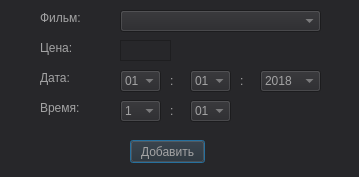
<?xml version="1.0" encoding="UTF-8"?>
<ui version="4.0">
 <class>addschedule</class>
 <widget class="QDialog" name="addschedule">
  <property name="geometry">
   <rect>
    <x>0</x>
    <y>0</y>
    <width>359</width>
    <height>177</height>
   </rect>
  </property>
  <property name="sizePolicy">
   <sizepolicy hsizetype="Fixed" vsizetype="Fixed">
    <horstretch>0</horstretch>
    <verstretch>0</verstretch>
   </sizepolicy>
  </property>
  <property name="maximumSize">
   <size>
    <width>359</width>
    <height>177</height>
   </size>
  </property>
  <property name="windowTitle">
   <string>Кино</string>
  </property>
  <property name="styleSheet">
   <string notr="true">background-color: rgb(39, 39, 42);
color: rgb(163, 163, 164);</string>
  </property>
  <widget class="QPushButton" name="pushButton_4">
   <property name="geometry">
    <rect>
     <x>130</x>
     <y>140</y>
     <width>75</width>
     <height>23</height>
    </rect>
   </property>
   <property name="text">
    <string>Добавить</string>
   </property>
  </widget>
  <widget class="QTextEdit" name="textEdit">
   <property name="geometry">
    <rect>
     <x>120</x>
     <y>40</y>
     <width>51</width>
     <height>21</height>
    </rect>
   </property>
   <property name="verticalScrollBarPolicy">
    <enum>Qt::ScrollBarAlwaysOff</enum>
   </property>
  </widget>
  <widget class="QLabel" name="label_2">
   <property name="geometry">
    <rect>
     <x>40</x>
     <y>70</y>
     <width>61</width>
     <height>16</height>
    </rect>
   </property>
   <property name="styleSheet">
    <string notr="true">background-color: rgb(39, 39, 42);
font: 75 12pt &quot;Arial&quot;;
color: rgb(163, 163, 164);</string>
   </property>
   <property name="text">
    <string>Дата:</string>
   </property>
  </widget>
  <widget class="QLabel" name="label_9">
   <property name="geometry">
    <rect>
     <x>40</x>
     <y>40</y>
     <width>51</width>
     <height>16</height>
    </rect>
   </property>
   <property name="styleSheet">
    <string notr="true">background-color: rgb(39, 39, 42);
font: 75 12pt &quot;Arial&quot;;
color: rgb(163, 163, 164);</string>
   </property>
   <property name="text">
    <string>Цена:</string>
   </property>
  </widget>
  <widget class="QLabel" name="label_3">
   <property name="geometry">
    <rect>
     <x>40</x>
     <y>100</y>
     <width>61</width>
     <height>16</height>
    </rect>
   </property>
   <property name="styleSheet">
    <string notr="true">background-color: rgb(39, 39, 42);
font: 75 12pt &quot;Arial&quot;;
color: rgb(163, 163, 164);</string>
   </property>
   <property name="text">
    <string>Время:</string>
   </property>
  </widget>
  <widget class="QLabel" name="label_8">
   <property name="geometry">
    <rect>
     <x>170</x>
     <y>70</y>
     <width>16</width>
     <height>21</height>
    </rect>
   </property>
   <property name="styleSheet">
    <string notr="true">background-color: rgb(39, 39, 42);
font: 75 18pt &quot;Arial&quot;;
color: rgb(163, 163, 164);</string>
   </property>
   <property name="text">
    <string>:</string>
   </property>
  </widget>
  <widget class="QComboBox" name="comboBox_2">
   <property name="geometry">
    <rect>
     <x>120</x>
     <y>70</y>
     <width>41</width>
     <height>22</height>
    </rect>
   </property>
   <item>
    <property name="text">
     <string>01</string>
    </property>
   </item>
   <item>
    <property name="text">
     <string>02</string>
    </property>
   </item>
   <item>
    <property name="text">
     <string>03</string>
    </property>
   </item>
   <item>
    <property name="text">
     <string>04</string>
    </property>
   </item>
   <item>
    <property name="text">
     <string>05</string>
    </property>
   </item>
   <item>
    <property name="text">
     <string>06</string>
    </property>
   </item>
   <item>
    <property name="text">
     <string>07</string>
    </property>
   </item>
   <item>
    <property name="text">
     <string>08</string>
    </property>
   </item>
   <item>
    <property name="text">
     <string>09</string>
    </property>
   </item>
   <item>
    <property name="text">
     <string>10</string>
    </property>
   </item>
   <item>
    <property name="text">
     <string>11</string>
    </property>
   </item>
   <item>
    <property name="text">
     <string>12</string>
    </property>
   </item>
   <item>
    <property name="text">
     <string>13</string>
    </property>
   </item>
   <item>
    <property name="text">
     <string>14</string>
    </property>
   </item>
   <item>
    <property name="text">
     <string>15</string>
    </property>
   </item>
   <item>
    <property name="text">
     <string>16</string>
    </property>
   </item>
   <item>
    <property name="text">
     <string>17</string>
    </property>
   </item>
   <item>
    <property name="text">
     <string>18</string>
    </property>
   </item>
   <item>
    <property name="text">
     <string>19</string>
    </property>
   </item>
   <item>
    <property name="text">
     <string>20</string>
    </property>
   </item>
   <item>
    <property name="text">
     <string>21</string>
    </property>
   </item>
   <item>
    <property name="text">
     <string>22</string>
    </property>
   </item>
   <item>
    <property name="text">
     <string>23</string>
    </property>
   </item>
   <item>
    <property name="text">
     <string>24</string>
    </property>
   </item>
   <item>
    <property name="text">
     <string>25</string>
    </property>
   </item>
   <item>
    <property name="text">
     <string>26</string>
    </property>
   </item>
   <item>
    <property name="text">
     <string>27</string>
    </property>
   </item>
   <item>
    <property name="text">
     <string>28</string>
    </property>
   </item>
   <item>
    <property name="text">
     <string>29</string>
    </property>
   </item>
   <item>
    <property name="text">
     <string>30</string>
    </property>
   </item>
   <item>
    <property name="text">
     <string>31</string>
    </property>
   </item>
  </widget>
  <widget class="QComboBox" name="comboBox">
   <property name="geometry">
    <rect>
     <x>190</x>
     <y>70</y>
     <width>41</width>
     <height>22</height>
    </rect>
   </property>
   <item>
    <property name="text">
     <string>01</string>
    </property>
   </item>
   <item>
    <property name="text">
     <string>02</string>
    </property>
   </item>
   <item>
    <property name="text">
     <string>03</string>
    </property>
   </item>
   <item>
    <property name="text">
     <string>04</string>
    </property>
   </item>
   <item>
    <property name="text">
     <string>05</string>
    </property>
   </item>
   <item>
    <property name="text">
     <string>06</string>
    </property>
   </item>
   <item>
    <property name="text">
     <string>07</string>
    </property>
   </item>
   <item>
    <property name="text">
     <string>08</string>
    </property>
   </item>
   <item>
    <property name="text">
     <string>09</string>
    </property>
   </item>
   <item>
    <property name="text">
     <string>10</string>
    </property>
   </item>
   <item>
    <property name="text">
     <string>11</string>
    </property>
   </item>
   <item>
    <property name="text">
     <string>12</string>
    </property>
   </item>
  </widget>
  <widget class="QComboBox" name="comboBox_3">
   <property name="geometry">
    <rect>
     <x>260</x>
     <y>70</y>
     <width>61</width>
     <height>22</height>
    </rect>
   </property>
   <item>
    <property name="text">
     <string>2018</string>
    </property>
   </item>
   <item>
    <property name="text">
     <string>2019</string>
    </property>
   </item>
  </widget>
  <widget class="QLabel" name="label_10">
   <property name="geometry">
    <rect>
     <x>240</x>
     <y>70</y>
     <width>16</width>
     <height>21</height>
    </rect>
   </property>
   <property name="styleSheet">
    <string notr="true">background-color: rgb(39, 39, 42);
font: 75 18pt &quot;Arial&quot;;
color: rgb(163, 163, 164);</string>
   </property>
   <property name="text">
    <string>:</string>
   </property>
  </widget>
  <widget class="QLabel" name="label_11">
   <property name="geometry">
    <rect>
     <x>170</x>
     <y>100</y>
     <width>16</width>
     <height>21</height>
    </rect>
   </property>
   <property name="styleSheet">
    <string notr="true">background-color: rgb(39, 39, 42);
font: 75 18pt &quot;Arial&quot;;
color: rgb(163, 163, 164);</string>
   </property>
   <property name="text">
    <string>:</string>
   </property>
  </widget>
  <widget class="QComboBox" name="comboBox_4">
   <property name="geometry">
    <rect>
     <x>190</x>
     <y>100</y>
     <width>41</width>
     <height>22</height>
    </rect>
   </property>
   <item>
    <property name="text">
     <string>01</string>
    </property>
   </item>
   <item>
    <property name="text">
     <string>02</string>
    </property>
   </item>
   <item>
    <property name="text">
     <string>03</string>
    </property>
   </item>
   <item>
    <property name="text">
     <string>04</string>
    </property>
   </item>
   <item>
    <property name="text">
     <string>05</string>
    </property>
   </item>
   <item>
    <property name="text">
     <string>06</string>
    </property>
   </item>
   <item>
    <property name="text">
     <string>07</string>
    </property>
   </item>
   <item>
    <property name="text">
     <string>08</string>
    </property>
   </item>
   <item>
    <property name="text">
     <string>09</string>
    </property>
   </item>
   <item>
    <property name="text">
     <string>10</string>
    </property>
   </item>
   <item>
    <property name="text">
     <string>11</string>
    </property>
   </item>
   <item>
    <property name="text">
     <string>12</string>
    </property>
   </item>
   <item>
    <property name="text">
     <string>13</string>
    </property>
   </item>
   <item>
    <property name="text">
     <string>14</string>
    </property>
   </item>
   <item>
    <property name="text">
     <string>15</string>
    </property>
   </item>
   <item>
    <property name="text">
     <string>16</string>
    </property>
   </item>
   <item>
    <property name="text">
     <string>17</string>
    </property>
   </item>
   <item>
    <property name="text">
     <string>18</string>
    </property>
   </item>
   <item>
    <property name="text">
     <string>19</string>
    </property>
   </item>
   <item>
    <property name="text">
     <string>20</string>
    </property>
   </item>
   <item>
    <property name="text">
     <string>21</string>
    </property>
   </item>
   <item>
    <property name="text">
     <string>22</string>
    </property>
   </item>
   <item>
    <property name="text">
     <string>23</string>
    </property>
   </item>
   <item>
    <property name="text">
     <string>24</string>
    </property>
   </item>
   <item>
    <property name="text">
     <string>25</string>
    </property>
   </item>
   <item>
    <property name="text">
     <string>26</string>
    </property>
   </item>
   <item>
    <property name="text">
     <string>27</string>
    </property>
   </item>
   <item>
    <property name="text">
     <string>28</string>
    </property>
   </item>
   <item>
    <property name="text">
     <string>29</string>
    </property>
   </item>
   <item>
    <property name="text">
     <string>30</string>
    </property>
   </item>
   <item>
    <property name="text">
     <string>31</string>
    </property>
   </item>
   <item>
    <property name="text">
     <string>32</string>
    </property>
   </item>
   <item>
    <property name="text">
     <string>33</string>
    </property>
   </item>
   <item>
    <property name="text">
     <string>34</string>
    </property>
   </item>
   <item>
    <property name="text">
     <string>35</string>
    </property>
   </item>
   <item>
    <property name="text">
     <string>36</string>
    </property>
   </item>
   <item>
    <property name="text">
     <string>37</string>
    </property>
   </item>
   <item>
    <property name="text">
     <string>38</string>
    </property>
   </item>
   <item>
    <property name="text">
     <string>39</string>
    </property>
   </item>
   <item>
    <property name="text">
     <string>40</string>
    </property>
   </item>
   <item>
    <property name="text">
     <string>41</string>
    </property>
   </item>
   <item>
    <property name="text">
     <string>42</string>
    </property>
   </item>
   <item>
    <property name="text">
     <string>43</string>
    </property>
   </item>
   <item>
    <property name="text">
     <string>44</string>
    </property>
   </item>
   <item>
    <property name="text">
     <string>45</string>
    </property>
   </item>
   <item>
    <property name="text">
     <string>46</string>
    </property>
   </item>
   <item>
    <property name="text">
     <string>47</string>
    </property>
   </item>
   <item>
    <property name="text">
     <string>48</string>
    </property>
   </item>
   <item>
    <property name="text">
     <string>49</string>
    </property>
   </item>
   <item>
    <property name="text">
     <string>50</string>
    </property>
   </item>
   <item>
    <property name="text">
     <string>51</string>
    </property>
   </item>
   <item>
    <property name="text">
     <string>52</string>
    </property>
   </item>
   <item>
    <property name="text">
     <string>53</string>
    </property>
   </item>
   <item>
    <property name="text">
     <string>54</string>
    </property>
   </item>
   <item>
    <property name="text">
     <string>55</string>
    </property>
   </item>
   <item>
    <property name="text">
     <string>56</string>
    </property>
   </item>
   <item>
    <property name="text">
     <string>57</string>
    </property>
   </item>
   <item>
    <property name="text">
     <string>58</string>
    </property>
   </item>
   <item>
    <property name="text">
     <string>59</string>
    </property>
   </item>
  </widget>
  <widget class="QComboBox" name="comboBox_5">
   <property name="geometry">
    <rect>
     <x>120</x>
     <y>100</y>
     <width>41</width>
     <height>22</height>
    </rect>
   </property>
   <item>
    <property name="text">
     <string>1</string>
    </property>
   </item>
   <item>
    <property name="text">
     <string>2</string>
    </property>
   </item>
   <item>
    <property name="text">
     <string>3</string>
    </property>
   </item>
   <item>
    <property name="text">
     <string>4</string>
    </property>
   </item>
   <item>
    <property name="text">
     <string>5</string>
    </property>
   </item>
   <item>
    <property name="text">
     <string>6</string>
    </property>
   </item>
   <item>
    <property name="text">
     <string>7</string>
    </property>
   </item>
   <item>
    <property name="text">
     <string>8</string>
    </property>
   </item>
   <item>
    <property name="text">
     <string>9</string>
    </property>
   </item>
   <item>
    <property name="text">
     <string>10</string>
    </property>
   </item>
   <item>
    <property name="text">
     <string>11</string>
    </property>
   </item>
   <item>
    <property name="text">
     <string>12</string>
    </property>
   </item>
   <item>
    <property name="text">
     <string>13</string>
    </property>
   </item>
   <item>
    <property name="text">
     <string>14</string>
    </property>
   </item>
   <item>
    <property name="text">
     <string>15</string>
    </property>
   </item>
   <item>
    <property name="text">
     <string>16</string>
    </property>
   </item>
   <item>
    <property name="text">
     <string>17</string>
    </property>
   </item>
   <item>
    <property name="text">
     <string>18</string>
    </property>
   </item>
   <item>
    <property name="text">
     <string>19</string>
    </property>
   </item>
   <item>
    <property name="text">
     <string>20</string>
    </property>
   </item>
   <item>
    <property name="text">
     <string>21</string>
    </property>
   </item>
   <item>
    <property name="text">
     <string>22</string>
    </property>
   </item>
   <item>
    <property name="text">
     <string>23</string>
    </property>
   </item>
  </widget>
  <widget class="QLabel" name="label_12">
   <property name="geometry">
    <rect>
     <x>40</x>
     <y>10</y>
     <width>51</width>
     <height>16</height>
    </rect>
   </property>
   <property name="styleSheet">
    <string notr="true">background-color: rgb(39, 39, 42);
font: 75 12pt &quot;Arial&quot;;
color: rgb(163, 163, 164);</string>
   </property>
   <property name="text">
    <string>Фильм:</string>
   </property>
  </widget>
  <widget class="QComboBox" name="comboBox_6">
   <property name="geometry">
    <rect>
     <x>120</x>
     <y>10</y>
     <width>201</width>
     <height>22</height>
    </rect>
   </property>
  </widget>
  <widget class="QTableView" name="tableView">
   <property name="geometry">
    <rect>
     <x>20</x>
     <y>190</y>
     <width>256</width>
     <height>192</height>
    </rect>
   </property>
  </widget>
 </widget>
 <resources/>
 <connections/>
</ui>
